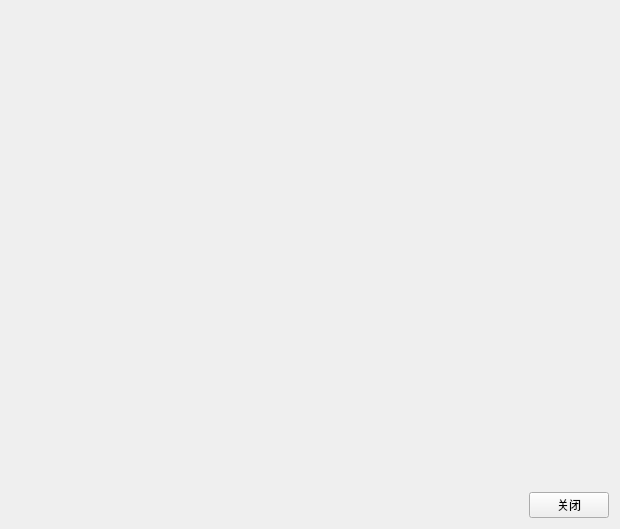
<?xml version="1.0" encoding="UTF-8"?>
<ui version="4.0">
 <class>frmFrameless</class>
 <widget class="QWidget" name="frmFrameless">
  <property name="geometry">
   <rect>
    <x>0</x>
    <y>0</y>
    <width>620</width>
    <height>529</height>
   </rect>
  </property>
  <property name="windowTitle">
   <string>Form</string>
  </property>
  <layout class="QGridLayout" name="gridLayout">
   <item row="0" column="1">
    <spacer name="verticalSpacer">
     <property name="orientation">
      <enum>Qt::Vertical</enum>
     </property>
     <property name="sizeHint" stdset="0">
      <size>
       <width>20</width>
       <height>479</height>
      </size>
     </property>
    </spacer>
   </item>
   <item row="1" column="0">
    <spacer name="horizontalSpacer">
     <property name="orientation">
      <enum>Qt::Horizontal</enum>
     </property>
     <property name="sizeHint" stdset="0">
      <size>
       <width>518</width>
       <height>20</height>
      </size>
     </property>
    </spacer>
   </item>
   <item row="1" column="1">
    <widget class="QPushButton" name="btnClose">
     <property name="text">
      <string>关闭</string>
     </property>
    </widget>
   </item>
  </layout>
 </widget>
 <resources/>
 <connections/>
</ui>
